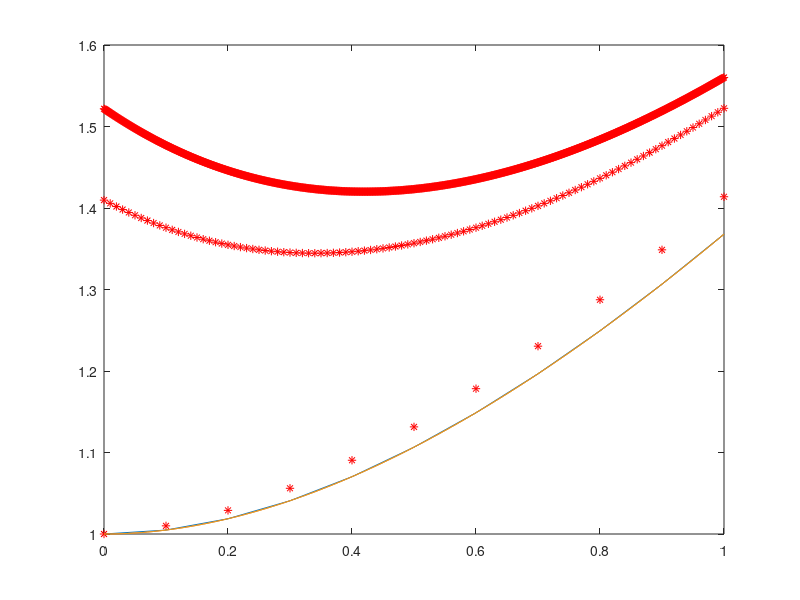

Reproduce this figure in MATLAB.
f= @(y,x) -y + x + 1;
y0 = 1;
x0 = 0; 
x1 = 1;
ChinhXac = @(x) x + exp(-x);
for j = 1:1:3
    h = 10^(-j);
    X = x0:h:x1;
    Y = feval(ChinhXac,X);
    plot(X,Y); hold on;
    for i= x0:h:x1
        r = y0 + h*feval(f,y0,i);
        plot(i,r,'r*--');
        y0 = r;
    end
    fprintf('\nKQ = %f\n',y0);
end